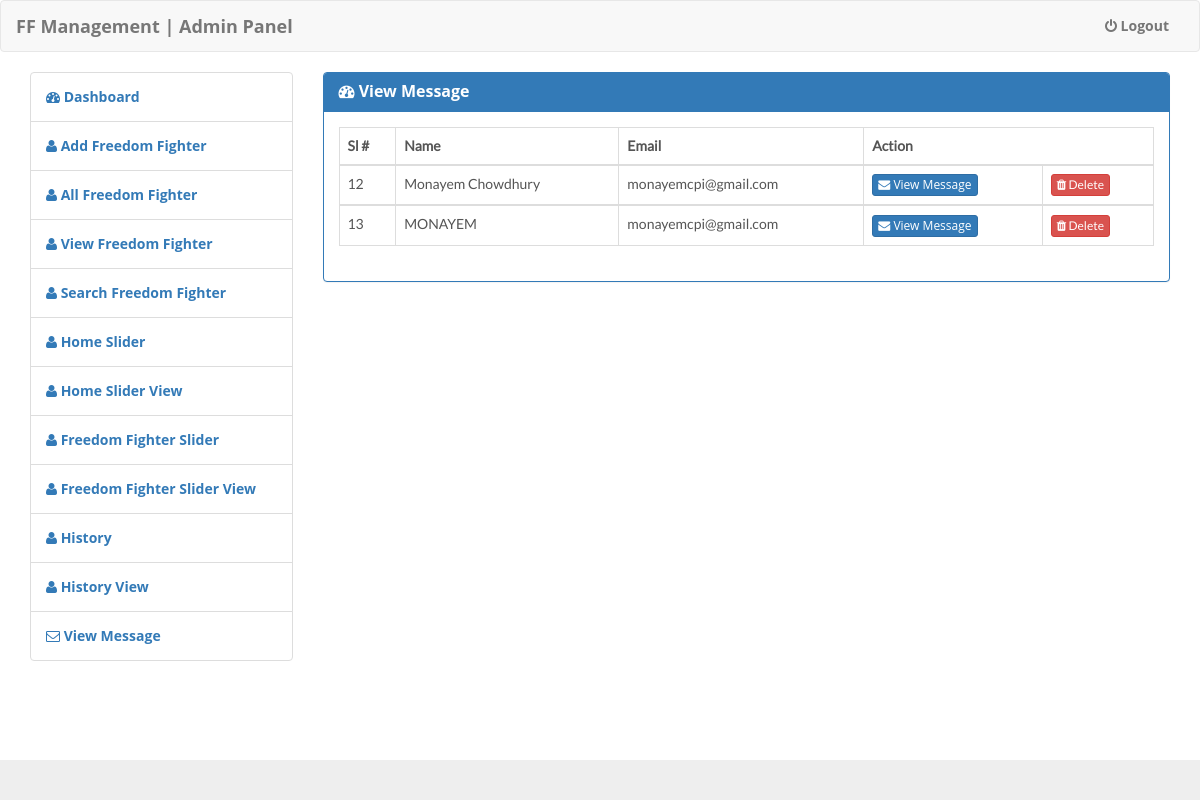
The page /admin/view-message.php (signed in) on the database its author committed.
### tables this page shows
CREATE TABLE `user` (
  `id` int(11) UNSIGNED NOT NULL,
  `name` varchar(20) DEFAULT NULL,
  `email` varchar(50) DEFAULT NULL,
  `message` varchar(100) DEFAULT NULL
);

### admin/inc/function.php (called while the page is built, shortened)
<?php
include 'connection.php' ;
function userMessage($id)
{
	global $db ;
	$sql = "SELECT * FROM user WHERE id = '".$id."' " ;
	$result = $db->query($sql) ;
	return $result ;
}
 ?>

### admin/view-message.php (the view, shortened to what this page needs)
<?php include 'inc/function.php' ; ?>
<?php include 'inc/header.php' ; ?>
<main>
    <div class="container">
        <div class="row">
            <div class="col-md-3">
                <?php include 'inc/sidebar.php' ;  ?>
            </div>
            <div class="col-md-9">
                <article>
                    <div class="panel panel-primary">
                        <div class="panel-heading">
                            <h3 class="panel-title"> <i class="fa fa-dashboard"></i> View Message </h3>
                        </div>
                        <div class="panel-body">
                            <table class="table table-bordered table-hover">
                                <thead>
                                    <tr>
                                        <th>Sl #</th>
                                        <th>Name</th>
                                        <th>Email</th>
                                        <th colspan="2">Action</th>
                                    </tr>
                                </thead>
                                <?php
                                    $sql = "SELECT * FROM user" ;
                                    $result = $db->query($sql) ;
                                    while($row =  $result->fetch_assoc()){
                                    $name =  $row['name'] ;
                                    $id = $row['id'] ;
                                    $email =  $row['email'] ;
                                 ?>
                                <tbody>
                                    <tr>
                                        <td>
                                            <?php echo $id; ?>
                                        </td>
                                        <td>
                                            <?php echo $name; ?>
                                        </td>
                                        <td>
                                            <?php echo $email;  ?>
                                        </td>
                                        <td>
                                            <?php $data = userMessage($id) ; ?>
                                            <a class="btn btn-primary btn-xs" data-toggle="modal" href='#modal-id'><i class="fa fa-envelope"></i> View Message</a>
                                        </td>
                                        <td>
                                            <form action="" method="GET" role="form">
                                                <button name="submit" type="submit" class="btn btn-xs btn-danger"><i class="fa fa-trash"></i> Delete</button>
                                            </form>
                                        </td>
                                    </tr>
                                </tbody>
                                <?php } ?>
                            </table>
                        </div>
                    </div>
                </article>
            </div>
        </div>
    </div>
</main>
<?php include 'inc/footer.php' ; ?>

### admin/css/custom.css (style rules this page uses)
*, *:after, *:before { box-sizing: border-box; }
a { text-decoration: none; font-family: 'Open Sans', sans-serif; font-weight: 700; text-decoration: none; }
h1, h2, h3, h4, h5, h6 { font-family: "Open Sans", sans-serif; font-weight: 700; margin: 0 0 15px; color: #333333; }
html, body { height: 100% }
body { font-family: 'Lato', sans-serif; font-size: 14px; line-height: 2; color: #555555; font-weight: 400; }

### rows shown on the page
user: id "12", name "Monayem Chowdhury", email "monayemcpi@gmail.com"
user: id "13", name "MONAYEM", email "monayemcpi@gmail.com"
